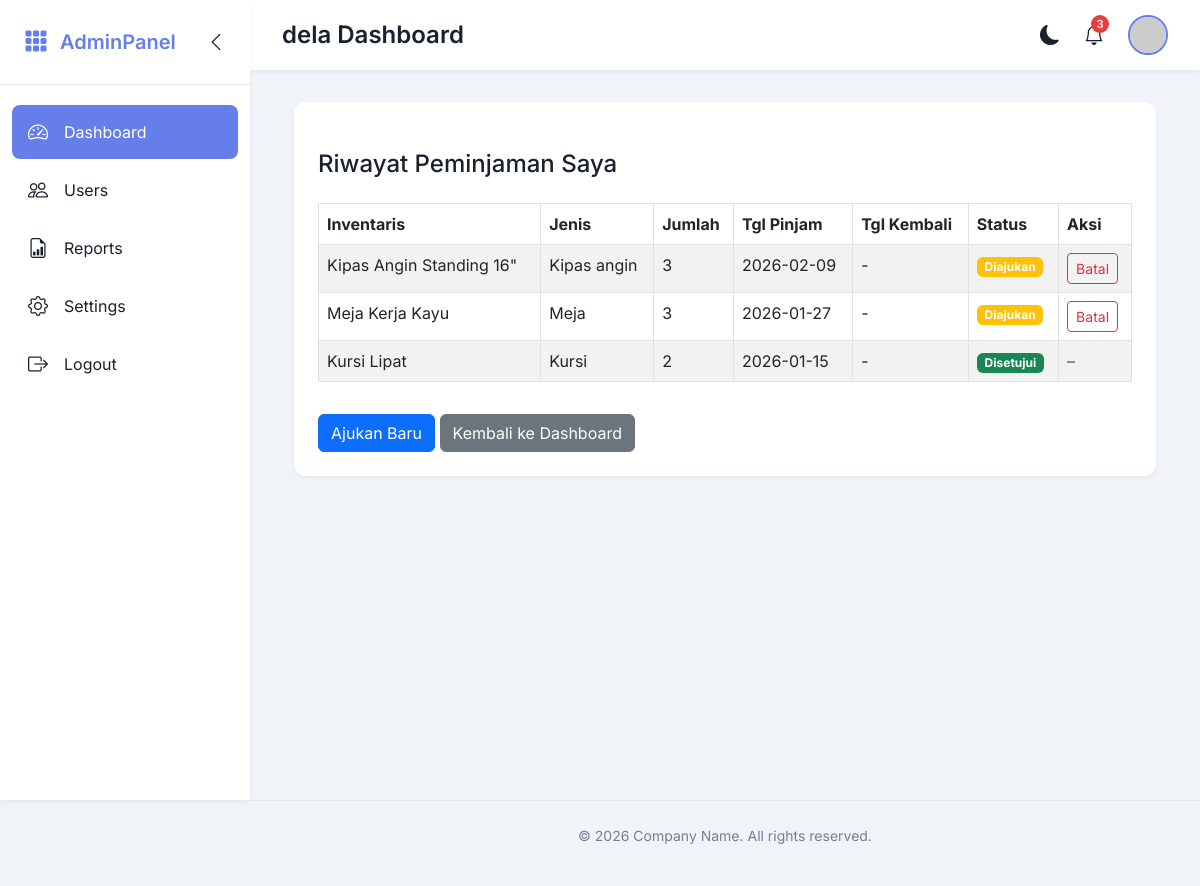
The app's page /riwayat.php (signed in) with its own data.
### tables this page shows
CREATE TABLE `peminjaman` (
  `id_peminjaman` int(11) NOT NULL,
  `id` int(11) NOT NULL,
  `id_inventaris` int(11) NOT NULL,
  `jumlah_pinjam` int(11) NOT NULL,
  `tgl_pinjam` date NOT NULL,
  `tgl_kembali` date DEFAULT NULL,
  `status` enum('diajukan','disetujui','dikembalikan','ditolak') DEFAULT 'diajukan',
  `catatan` text DEFAULT NULL
);

CREATE TABLE `inventaris` (
  `id_inventaris` int(11) NOT NULL,
  `nama` varchar(100) NOT NULL,
  `foto` varchar(255) DEFAULT 'default.jpg',
  `jenis` enum('meja','kursi','kipas_angin','ruang_rapat','kendaraan') NOT NULL,
  `jumlah_total` int(11) NOT NULL,
  `jumlah_tersedia` int(11) NOT NULL
);

### riwayat.php (the view, shortened to what this page needs)
<?php
require_once '../config/database.php';
$id = $_SESSION['id'];
$peminjaman = $connection->query("
    SELECT p.*, i.nama AS inventaris_nama, i.jenis
    FROM peminjaman p
    JOIN inventaris i ON p.id_inventaris = i.id_inventaris
    WHERE p.id = $id
    ORDER BY p.tgl_pinjam DESC
");
$THEME = $_ENV['THEME'] ?? 'default';
?>
<!DOCTYPE html>
<html lang="id">
<head>
    <link href="../assets/default/css/bootstrap.min.css" rel="stylesheet">
</head>
<body>
<?php
include "../views/$THEME/header.php";
include "../views/$THEME/sidebar.php";
include "../views/$THEME/topnav.php";
include "../views/$THEME/upper_block.php";
?>
<div class="container-fluid mt-4">
    <h4 class="mb-4">Riwayat Peminjaman Saya</h4>
    <?php if ($peminjaman && $peminjaman->num_rows > 0): ?>
        <div class="table-responsive">
            <table class="table table-bordered table-striped">
                <thead>
                    <tr>
                        <th>Inventaris</th>
                        <th>Jenis</th>
                        <th>Jumlah</th>
                        <th>Tgl Pinjam</th>
                        <th>Tgl Kembali</th>
                        <th>Status</th>
                        <th>Aksi</th>
                    </tr>
                </thead>
                <tbody>
                    <?php while ($row = $peminjaman->fetch_assoc()): ?>
                    <tr>
                        <td><?= htmlspecialchars($row['inventaris_nama']) ?></td>
                        <td><?= ucfirst(str_replace('_', ' ', $row['jenis'])) ?></td>
                        <td><?= $row['jumlah_pinjam'] ?></td>
                        <td><?= $row['tgl_pinjam'] ?></td>
                        <td><?= $row['tgl_kembali'] ? $row['tgl_kembali'] : '-' ?></td>
                        <td>
                            <span class="badge bg-<?=
                                $row['status'] == 'disetujui' ? 'success' :
                                ($row['status'] == 'dikembalikan' ? 'secondary' :
                                ($row['status'] == 'ditolak' ? 'danger' : 'warning'))
                            ?>"><?= ucfirst($row['status']) ?></span>
                        </td>
                        <td>
                            <?php if ($row['status'] == 'diajukan'): ?>
                                <a href="batal_peminjaman.php?id=<?= $row['id_peminjaman'] ?>"
                                   class="btn btn-sm btn-outline-danger"
                                   onclick="return confirm('Batalkan pengajuan ini?')">
                                   Batal
                                </a>
                            <?php else: ?>
                                <span class="text-muted">–</span>
                            <?php endif; ?>
                        </td>
                    </tr>
                    <?php endwhile; ?>
                </tbody>
            </table>
        </div>
    <?php else: ?>
        <div class="alert alert-info">Belum ada riwayat peminjaman.</div>
    <?php endif; ?>
    <div class="mt-3">
        <a href="ajukan.php" class="btn btn-primary">Ajukan Baru</a>
        <a href="../index.php" class="btn btn-secondary">Kembali ke Dashboard</a>
    </div>
</div>
<?php
include "../views/$THEME/lower_block.php";
include "../views/$THEME/footer.php";
?>
</body>
</html>

### style.css (style rules this page uses)
:root { --primary-color: #667eea; --secondary-color: #8898aa; --accent-color: #7f7fd5; --success-color: #38a169; --danger-color: #e53e3e; --warning-color: #dd6b20; --info-color: #3182ce; --light-color: #f7fafc; --dark-color: #1a202c; --sidebar-width: 250px; --sidebar-collapsed-width: 70px; --transition-speed: 0.3s; --body-bg: #f0f4f8; --card-bg: #ffffff; --text-color: #1a202c; --text-muted: #718096; --border-color: #e2e8f0; --shadow-sm: 0 0.125rem 0.25rem rgba(26, 32, 44, 0.05); --shadow: 0 0.5rem 1rem rgba(26, 32, 44, 0.12); }
* { margin: 0; padding: 0; box-sizing: border-box; }
body { font-family: 'Inter', sans-serif; background-color: var(--body-bg); color: var(--text-color); transition: background-color var(--transition-speed), color var(--transition-speed); }

### records on screen
peminjaman: id_inventaris.nama "Kipas Angin Standing 16\"", id_inventaris.jenis "Kipas angin", jumlah_pinjam "3", tgl_pinjam "2026-02-09", status "Diajukan"
peminjaman: id_inventaris.nama "Meja Kerja Kayu", id_inventaris.jenis "Meja", jumlah_pinjam "3", tgl_pinjam "2026-01-27", status "Diajukan"
peminjaman: id_inventaris.nama "Kursi Lipat", id_inventaris.jenis "Kursi", jumlah_pinjam "2", tgl_pinjam "2026-01-15", status "Disetujui"

### other values on screen
$_SESSION['username'] "dela"
